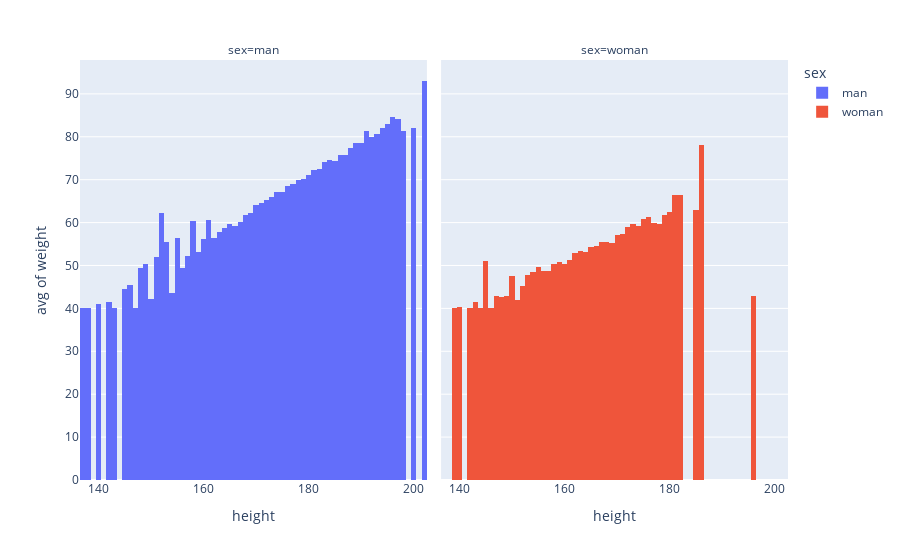

The code cell stored with this chart in its notebook:
### Markdown cell above
As we can see most the best grades are made by young men , this way of representing is the same as the previous graph but just in one.

### Code cell
#- What is the best morphology for climbing ? 
fig = px.histogram(climber_df,histfunc="avg", y="weight",x="height",  facet_col="sex",color="sex")
fig.show()

### Figure 1 — Plotly figure (JSON) as saved in the notebook; plotly's stock layout.template omitted (floating-point values rounded to 4 significant figures; data arrays with more than 128 entries replaced by an {"elided": "..."} marker saying what was removed)
{"data": [{"alignmentgroup": "True", "bingroup": "x", "histfunc": "avg", "hovertemplate": "sex=man<br>height=%{x}<br>avg of weight=%{y}<extra></extra>", "legendgroup": "man", "marker": {"color": "#636efa", "pattern": {"shape": ""}}, "name": "man", "offsetgroup": "man", "orientation": "v", "showlegend": true, "type": "histogram", "x": {"elided": "9560 int values"}, "xaxis": "x", "y": {"elided": "9560 int values"}, "yaxis": "y"}, {"alignmentgroup": "True", "bingroup": "x", "histfunc": "avg", "hovertemplate": "sex=woman<br>height=%{x}<br>avg of weight=%{y}<extra></extra>", "legendgroup": "woman", "marker": {"color": "#EF553B", "pattern": {"shape": ""}}, "name": "woman", "offsetgroup": "woman", "orientation": "v", "showlegend": true, "type": "histogram", "x": {"elided": "1367 int values"}, "xaxis": "x2", "y": {"elided": "1367 int values"}, "yaxis": "y2"}], "layout": {"annotations": [{"font": {}, "showarrow": false, "text": "sex=man", "x": 0.245, "xanchor": "center", "xref": "paper", "y": 1, "yanchor": "bottom", "yref": "paper"}, {"font": {}, "showarrow": false, "text": "sex=woman", "x": 0.755, "xanchor": "center", "xref": "paper", "y": 1, "yanchor": "bottom", "yref": "paper"}], "barmode": "relative", "legend": {"title": {"text": "sex"}, "tracegroupgap": 0}, "margin": {"t": 60}, "xaxis": {"anchor": "y", "domain": [0, 0.49], "title": {"text": "height"}}, "xaxis2": {"anchor": "y2", "domain": [0.51, 1], "matches": "x", "title": {"text": "height"}}, "yaxis": {"anchor": "x", "domain": [0, 1], "title": {"text": "avg of weight"}}, "yaxis2": {"anchor": "x2", "domain": [0, 1], "matches": "y", "showticklabels": false}}}
